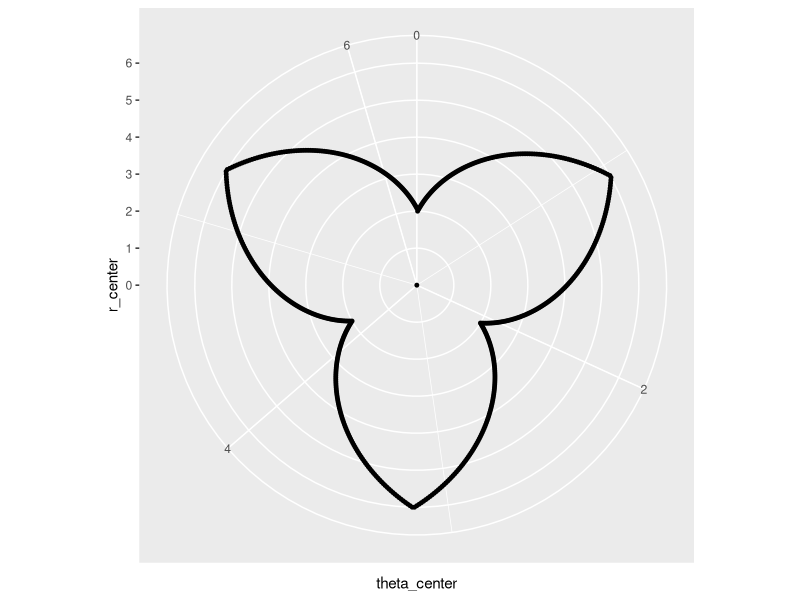
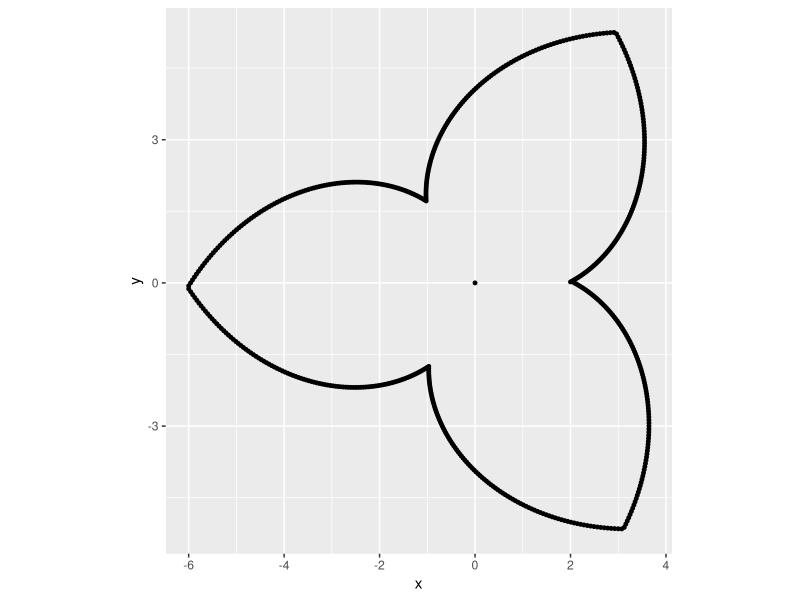
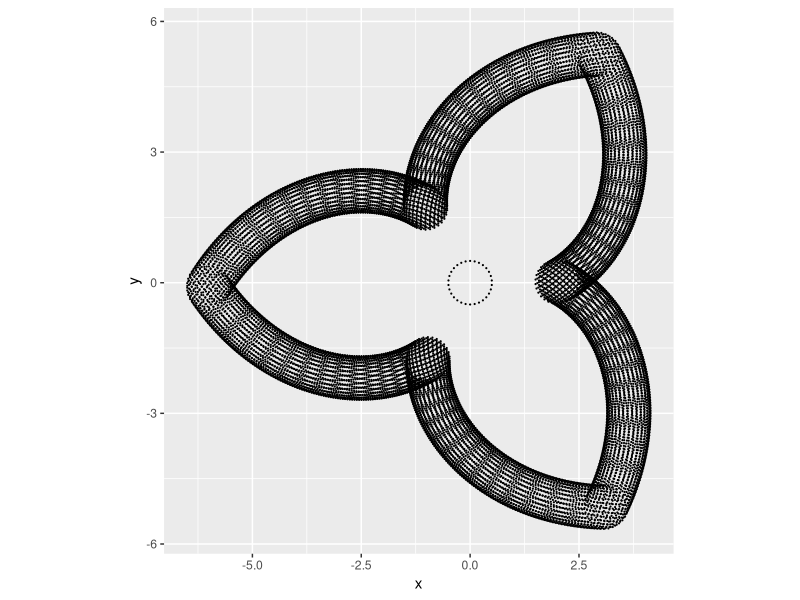

The R source for these figures, in order:
# Script created by Sam Hince
# 02/22/2021

library(ggplot2)

r_roller <- 0.5 # in 
R_cam <- 6 # in
r_cam <- 2 # in

n_steps <- 100

n_ponits_bearing <- 30

####################################
piston_travel <- R_cam - r_cam
between_roller_centers <- R_cam + r_cam + (2 * r_roller)

# linear motion
linear_station <- rep(c(seq(0,n_steps),seq(n_steps,1)), 3)
linear_position <- (linear_station * (piston_travel / 100)) + r_cam

# rotary motion
theta <- seq(from = 0, to = (2*pi), length.out = length(linear_station))[-1]

###################################
df <- data.frame(r_center=numeric(), theta_center=numeric())
df <- rbind(df, data.frame(r_center = 0, theta_center = 0))
for(i in seq(1,length(linear_station))){
  r_center <- linear_position[i]
  theta_center <- theta[i]
  
  df <- rbind(df, data.frame(r_center, theta_center))
}

pl1 <- ggplot(df, aes(x = theta_center, y = r_center)) + geom_point(size = 1) + coord_polar(theta = "x")
print(pl1)

###################################
# add circles at each point:
df$x <- df$r_center * cos(df$theta_center)
df$y <- df$r_center * sin(df$theta_center)

pl2 <- ggplot(df, aes(x = x, y = y)) + geom_point(size = 1) + coord_fixed()
print(pl2)

dfdetailed <- data.frame(x=numeric(), y=numeric())

theta_about_point <- seq(from = 0, to = (2*pi), length.out = n_ponits_bearing+1)[-1]

for(j in 1:nrow(df)){
  x_at_r <- df$x[j] + (r_roller * sin(theta_about_point))
  y_at_r <- df$y[j] + (r_roller * cos(theta_about_point))
  
  dfdetailed <- rbind(dfdetailed, data.frame(x = x_at_r, y = y_at_r))
}

pl2 <- ggplot(dfdetailed, aes(x = x, y = y)) + geom_point(size = 0.1) + coord_fixed()
print(pl2)

